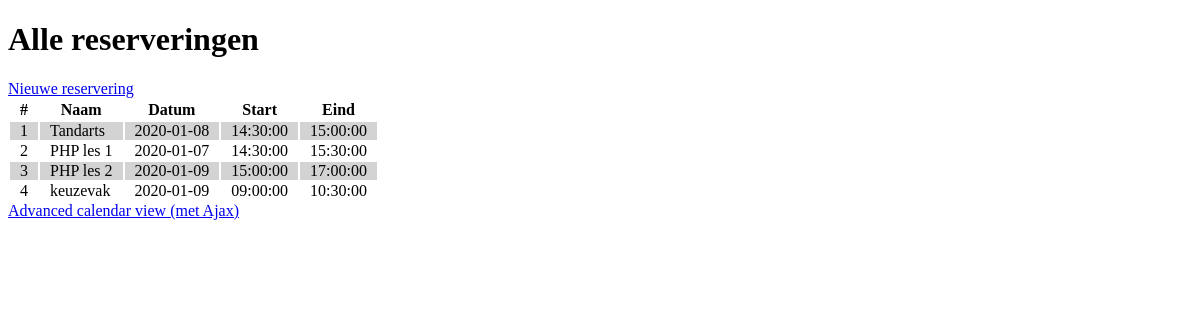
The page / on the database its author committed.
### tables this page shows
CREATE TABLE IF NOT EXISTS `reservations` (
                                              `id` int(11) UNSIGNED NOT NULL AUTO_INCREMENT,
                                              `description` varchar(255) NOT NULL,
                                              `date` date NOT NULL,
                                              `start_time` time NOT NULL,
                                              `end_time` time NOT NULL,
                                              PRIMARY KEY (`id`)
);

### index.php (the view, shortened to what this page needs)
<?php
require_once "includes/database.php";
$query = "SELECT *
          FROM planning_system.reservations";
$result = mysqli_query($db, $query);
if ($result) {
    $reservations = [];
    while($row = mysqli_fetch_assoc($result)) {
        $reservations[] = $row;
    }
}
?>
<!doctype html>
<html lang="en">
<head>
    <link rel="stylesheet" type="text/css" href="css/style.css"/>
</head>
<body>
    <h1>Alle reserveringen</h1>
    <a href="select-date.php">Nieuwe reservering</a>
    <table>
        <thead>
        <tr>
            <th>#</th>
            <th>Naam</th>
            <th>Datum</th>
            <th>Start</th>
            <th>Eind</th>
        </tr>
        </thead>
        <tbody>
        <?php foreach ($reservations as $index => $reservation) {
            ?>
            <tr>
                <td><?= $index + 1?></td>
                <td><?= $reservation['description']; ?></td>
                <td><?= $reservation['date']; ?></td>
                <td><?= $reservation['start_time']; ?></td>
                <td><?= $reservation['end_time']; ?></td>
            </tr>
        <?php } ?>
        </tbody>
    </table>
    <a href="index_advanced.php">Advanced calendar view (met Ajax)</a>
</body>
</html>

### css/style.css (style rules this page uses)
td { padding: 0 10px; }
tbody tr:nth-child(odd) { background-color: lightgrey; }

### rows shown on the page
reservations: description "Tandarts", date "2020-01-08", start_time "14:30:00", end_time "15:00:00"
reservations: description "PHP les 1", date "2020-01-07", start_time "14:30:00", end_time "15:30:00"
reservations: description "PHP les 2", date "2020-01-09", start_time "15:00:00", end_time "17:00:00"
reservations: description "keuzevak", date "2020-01-09", start_time "09:00:00", end_time "10:30:00"
